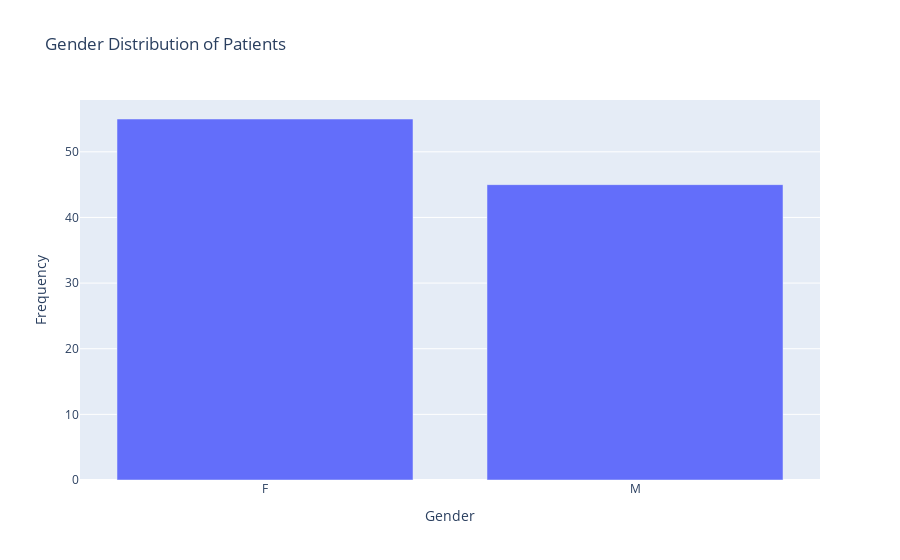

Notebook code for this chart:
### Code cell
# Example: Extracting gender distribution
gender_distribution = patients['gender'].value_counts().reset_index()
gender_distribution.columns = ['gender', 'count']
fig = px.bar(gender_distribution, x='gender', y='count', title='Gender Distribution of Patients')
fig.update_layout(xaxis_title='Gender', yaxis_title='Frequency')
fig.show()

### Figure 1 — Plotly figure (JSON) as saved in the notebook; plotly's stock layout.template omitted (floating-point values rounded to 4 significant figures)
{"data": [{"hovertemplate": "gender=%{x}<br>count=%{y}<extra></extra>", "legendgroup": "", "marker": {"color": "#636efa", "pattern": {"shape": ""}}, "name": "", "orientation": "v", "showlegend": false, "textposition": "auto", "type": "bar", "x": ["F", "M"], "xaxis": "x", "y": [55, 45], "yaxis": "y"}], "layout": {"barmode": "relative", "legend": {"tracegroupgap": 0}, "title": {"text": "Gender Distribution of Patients"}, "xaxis": {"anchor": "y", "domain": [0, 1], "title": {"text": "Gender"}}, "yaxis": {"anchor": "x", "domain": [0, 1], "title": {"text": "Frequency"}}}}
